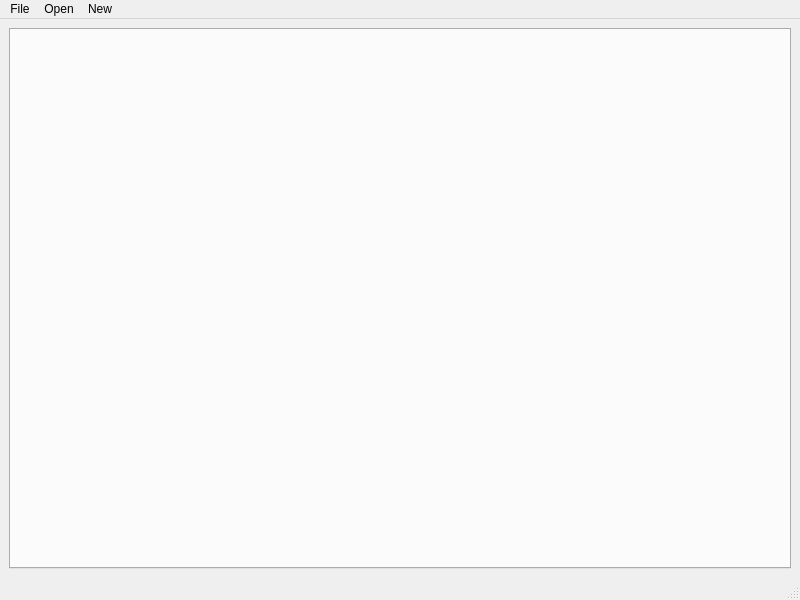
<?xml version="1.0" encoding="UTF-8"?>
<ui version="4.0">
 <class>MainWindow</class>
 <widget class="QMainWindow" name="MainWindow">
  <property name="geometry">
   <rect>
    <x>0</x>
    <y>0</y>
    <width>800</width>
    <height>600</height>
   </rect>
  </property>
  <property name="windowTitle">
   <string>MainWindow</string>
  </property>
  <widget class="QWidget" name="centralwidget">
   <layout class="QVBoxLayout" name="verticalLayout">
    <item>
     <widget class="QTabWidget" name="tabWidget">
      <property name="currentIndex">
       <number>-1</number>
      </property>
      <property name="tabsClosable">
       <bool>true</bool>
      </property>
     </widget>
    </item>
   </layout>
  </widget>
  <widget class="QMenuBar" name="menubar">
   <property name="geometry">
    <rect>
     <x>0</x>
     <y>0</y>
     <width>800</width>
     <height>26</height>
    </rect>
   </property>
   <widget class="QMenu" name="menuFile">
    <property name="title">
     <string>File</string>
    </property>
    <addaction name="actionSave"/>
    <addaction name="actionSaveAs"/>
   </widget>
   <widget class="QMenu" name="menuOpen">
    <property name="title">
     <string>Open</string>
    </property>
    <addaction name="actionTempCommand"/>
    <addaction name="actionVideoCommand"/>
    <addaction name="actionRecorderCommand"/>
    <addaction name="actionScenario_2"/>
   </widget>
   <widget class="QMenu" name="menuNew">
    <property name="title">
     <string>New</string>
    </property>
    <addaction name="actionTemp_Command"/>
    <addaction name="actionVideo_Command"/>
    <addaction name="actionRecorder_Command"/>
    <addaction name="actionScenario"/>
   </widget>
   <addaction name="menuFile"/>
   <addaction name="menuOpen"/>
   <addaction name="menuNew"/>
  </widget>
  <widget class="QStatusBar" name="statusbar"/>
  <action name="actionTemp_Command">
   <property name="text">
    <string>Temp Command</string>
   </property>
  </action>
  <action name="actionVideo_Command">
   <property name="text">
    <string>Video Command</string>
   </property>
  </action>
  <action name="actionRecorder_Command">
   <property name="text">
    <string>Recorder Command</string>
   </property>
  </action>
  <action name="actionTempCommand">
   <property name="text">
    <string>TempCommand</string>
   </property>
  </action>
  <action name="actionVideoCommand">
   <property name="text">
    <string>VideoCommand</string>
   </property>
  </action>
  <action name="actionRecorderCommand">
   <property name="text">
    <string>RecorderCommand</string>
   </property>
  </action>
  <action name="actionSave">
   <property name="text">
    <string>Save</string>
   </property>
  </action>
  <action name="actionSaveAs">
   <property name="text">
    <string>SaveAs</string>
   </property>
  </action>
  <action name="actionScenario">
   <property name="text">
    <string>Scenario</string>
   </property>
  </action>
  <action name="actionScenario_2">
   <property name="text">
    <string>Scenario</string>
   </property>
  </action>
 </widget>
 <resources/>
 <connections/>
</ui>
